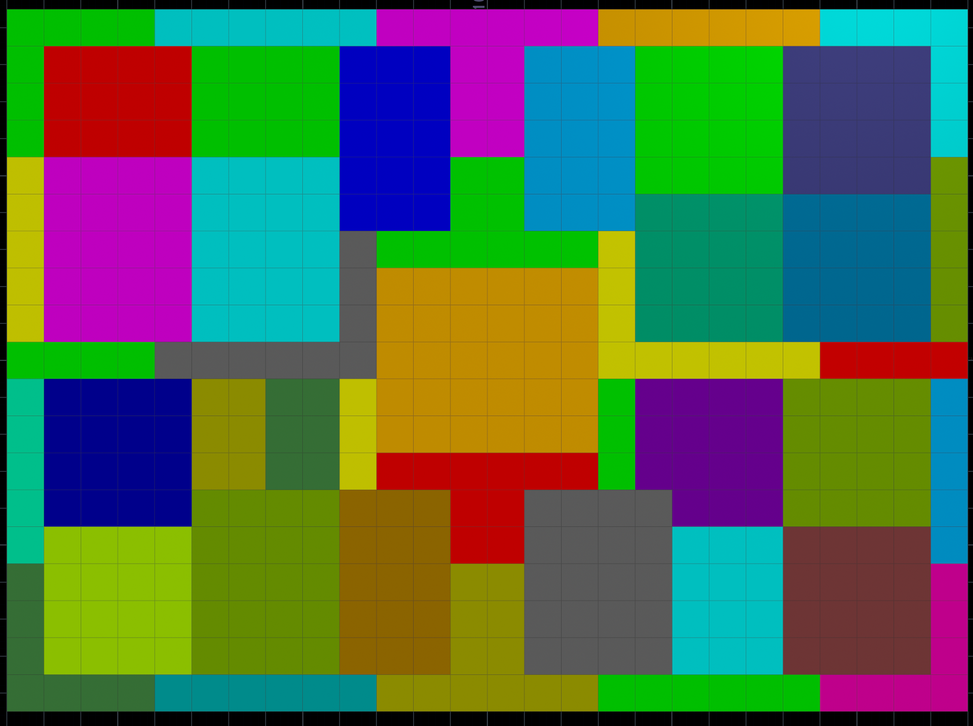
#> input picture assets/coremap_origzx.png, 973 x 726 px, shrunk from 1677 x 1251 before the run
$ python quests_to_asm.py
#> lines starting #> are read from the running program, lines starting #| are printed output that depends on the picture
#!/usr/bin/env python
"""Quest and board exporter.

Writes the two generated halves of the quest data:

    data/board.asm       the 22 room rectangles, once, shared by every quest
    data/quest_data.asm  a header and six lists per quest

The row shapes below are game/quest_structures.i, and nothing else in the
tree should be inventing them.

The board comes out of assets/coremap_origzx.png -- the room map painted in
assets/quests/quests.hipnc, one flat colour per region, 26x19 squares inside
an 11px/16px border. Rooms are rectangles; the corridor is the ring and the
cross and is not a region as far as the game is concerned, it is id 0.

    THE BOARD HALF IS NOT RIGHT YET AND data/board.asm IS NOT IN THE BUILD.

It comes out with 21 rooms and not 22, and the fault is one square. (17,13)
is painted room17's grey in the png, and /obj/heroquest_base in the .hip
agrees -- its room21 group holds 15 prims. But map-ai-parsing/work/rooms.json
records room21 as a 4x4 at (17,10), which would cover (17,13) as well, and
room17 as a 4x5 at (14,13), which already covers it. The two overlap on that
one square, so room21 measures 15, fails the "fills its bounding box" test,
and is dropped.

Exactly one of those rectangles is wrong and nothing here can say which:
give (17,13) to room21 and room17 becomes 19 squares, keep it in room17 and
room21 stays 15, and game/quest_structures.i needs every room to be a
rectangle either way. It wants checking against the printed board.

So board.asm is written but heroques.asm does not include it -- its ASSERT on
ROOM_COUNT would fail the build. It also has no SLOT/PAGE/org of its own and
would need one: room_of is built from these rectangles at boot, so unlike the
quests they have to be readable without paging.

The quests come out of assets/quests/quests_data.json, which is what
map-ai-parsing reads off the scans. That covers the map half of a quest and
all of it:

    title, staircase square, wandering monster
    doors        (x, y, north|west)
    monsters     (type, x, y)
    furniture    (kind, x, y, orientation)

and none of the half that is text rather than picture, because the quest
notes on the bottom of each page have not been transcribed:

    briefing, objective, traps, finds, triggers, and which figure is the
    NPC or the objective's target

Those get their labels and an empty list each, so the counts come out zero
and the rows can be dropped in later without moving anything. A quest with
every count at zero is legal - the party is put down on the stairs and
walking back up wins it - so the campaign is playable from this file as it
stands, it is just not yet the campaign the book describes.

Doors are canonical: every one is written as the NORTH or the WEST wall of
its square. quests_data.json already records them that way, so there is
nothing to flip here - the flip happened in map-ai-parsing/work/04_doors.py.
"""

import argparse
import json
import os
from collections import deque

import numpy as np
from PIL import Image

QUEST_HEADER = '''\
;=============================================================================
; quest_data - the quests themselves, in a bank of their own
;=============================================================================
; GENERATED by assets/quests_to_asm.py from assets/quests/quests_data.json.
; Do not edit: the map half is read off the scans by map-ai-parsing and a fix
; belongs there. The text half - briefings, traps, finds, triggers - is not
; transcribed yet and comes out as empty lists; when it is written it will
; want a source file of its own beside quests_data.json, not hand edits here.
;
; Placement:  SLOT 3, PAGE 1, org $C000 - bank 1, borrowed. Nothing here is
;             ever executed and nothing here may be read unless the bank is
;             paged in. Banks 1 and 3 are the only free ones left (0 scenes,
;             2 core, 4 card text, 5 the game, 6 music) and both are
;             contended - which costs nothing here, because a quest is read
;             once, by quest.load, and never again during play.
; Depends on: MENU_STRING from game/menus/menu_structures.i, the records in
;             game/quest_structures.i, and the MT_ ids in game/globals.asm.
; Namespace:  MODULE quest_data. The campaign is the pointer table at the
;             bottom; quest.load is the only thing that should reach in.
;
; A word of warning about who may read this bank: a scene cannot. Every scene
; is PAGE 0 at this same slot, so a quest-select menu that paged this in
; would page itself out - the trap game/items.asm describes. Whatever draws a
; title from here has to live in page 5, the way game/card_text.asm does for
; the card descriptions.
;
; Every count in a header is label arithmetic and not a literal, so a row
; added by hand cannot be added and forgotten.
;
; There is no WRAP here, though the briefings will be wrapped to 28 columns
; like card_data's descriptions are. data/card_data.asm defines that constant
; and is included first, so a second one is a duplicate-label error - and
; nothing in this file needs it at assembly time anyway, because the wrapping
; happens in the exporter, before a line is ever written.
;=============================================================================

                    SLOT 3
                    PAGE 1
                    org $C000
                    MODULE quest_data

;-----------------------------------------------------------------------------
; The titles. Uppercase, like every other title in the game - the briefings
; below are mixed case, the font has both.
;
; Keep them short: a title is drawn as one MenuString on one row, so 28
; columns is the wall.
;-----------------------------------------------------------------------------
'''

BRIEFINGS = '''
;-----------------------------------------------------------------------------
; The briefings - the parchment read out before the party goes down - are not
; here, because the quest notes on the bottom half of the pages have not been
; transcribed. Every Quest.BRIEF_STR below is 0, which the drawer reads as
; "no parchment" and skips.
;
; When they are written, they go here in the shape card_data uses - a line
; count, then that many MenuStrings, wrapped to WRAP columns at write time so
; nothing has to word-wrap at runtime:
;
;       b_q01:      db 3
;                   MENU_STRING "..."
;
; and the 0 in the header becomes b_q01.
;-----------------------------------------------------------------------------

'''

CAMPAIGN = '''
;-----------------------------------------------------------------------------
; The campaign - the order they are played in, and the only thing outside
; this file that has to know how many there are. QUEST_COUNT counts the
; table, so adding a quest is one line here and nothing else.
;-----------------------------------------------------------------------------
quests:
%(rows)s
quests_end:

QUEST_COUNT         equ (quests_end - quests) / 2

; Ten in this release. Not a limit - the table is what says how many - but a
; quest that goes missing from it, or a title written without a body behind
; it, stops the build here rather than showing up as a short campaign menu.
    ASSERT QUEST_COUNT == %(n)d

BYTES               equ quests_end - t_q01

                    ASSERT BYTES < $4000        ; it has to fit the bank
                    DISPLAY "quests: ", /D, BYTES, " bytes in bank 1"

                    ENDMODULE
'''

BOARD_W, BOARD_H = 26, 19
BORDER_X, BORDER_Y = 11, 16         # the frame around the map in the png
ROOM_CORRIDOR = 0


def read_board(path):
    """Return (ids, rooms): a 19x26 array of region ids, and the rectangles.

    A region is a run of one flat colour, 4-connected. The rectangular ones
    are rooms; the ring and the cross come out as thin or L-shaped regions
    and all collapse to ROOM_CORRIDOR.
    """
#> called with path = 'coremap_origzx.png'
    im = np.array(Image.open(path).convert("RGB")).astype(int)
    inner = im[BORDER_Y:im.shape[0] - 25, BORDER_X:im.shape[1] - 8]
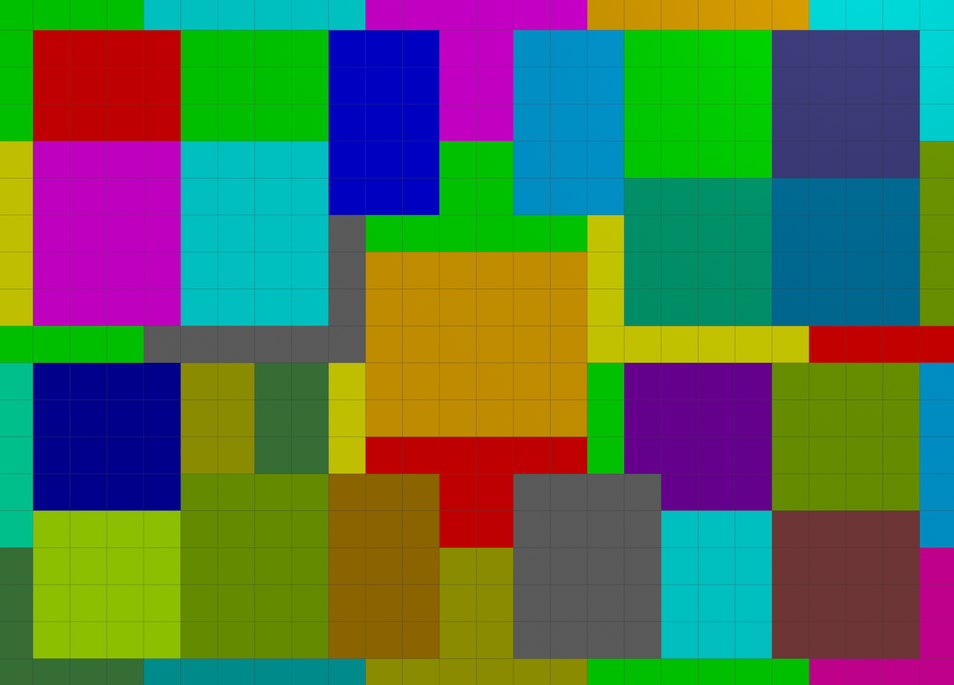
#> inner: shape (685, 954, 3) int64; mean R, G, B 83.4, 111.2, 77.7
    ch, cw = inner.shape[0] / BOARD_H, inner.shape[1] / BOARD_W
#> ch = 36.05; cw = 36.69

    cell = np.zeros((BOARD_H, BOARD_W, 3))
    for y in range(BOARD_H):
        for x in range(BOARD_W):
            py, px = int((y + 0.5) * ch), int((x + 0.5) * cw)
            patch = inner[py - 10:py + 10, px - 10:px + 10].reshape(-1, 3)
            cell[y, x] = np.median(patch, axis=0)

    lab = -np.ones((BOARD_H, BOARD_W), int)
    n = 0
    for y in range(BOARD_H):
        for x in range(BOARD_W):
            if lab[y, x] >= 0:
                continue
            q = deque([(y, x)])
            lab[y, x] = n
            while q:
                cy, cx = q.popleft()
                for dy, dx in ((1, 0), (-1, 0), (0, 1), (0, -1)):
                    ny, nx = cy + dy, cx + dx
                    if (0 <= ny < BOARD_H and 0 <= nx < BOARD_W
                            and lab[ny, nx] < 0
                            and np.abs(cell[ny, nx] - cell[cy, cx]).max() <= 25):
                        lab[ny, nx] = n
                        q.append((ny, nx))
            n += 1

    # A room is a region that FILLS its bounding box. The corridor comes out
    # as the thin strips and the L-shaped corners of the ring and the cross,
    # and every one of those fails the test - which is the whole rule.
    #
    # Anything left over that is neither is a fault in the map, not a shape
    # the game supports, so it is handed back to be complained about rather
    # than quietly rounded into a corridor.
    boxes, odd = [], []
    for i in range(n):
        ys, xs = np.where(lab == i)
        x0, y0 = xs.min(), ys.min()
        w, h = xs.max() - x0 + 1, ys.max() - y0 + 1
        if w * h == len(xs) and w > 1 and h > 1:
            boxes.append((x0, y0, w, h, len(xs), i))
        elif w > 1 and h > 1 and len(xs) >= 0.75 * w * h:
            # A bend in the corridor fills about half of its box; a room with
            # a square painted the wrong colour fills nearly all of it.
            odd.append((x0, y0, w, h, len(xs), i))

    boxes.sort(key=lambda r: (r[1], r[0]))      # reading order, top-left first
    rooms, ids = [], np.zeros((BOARD_H, BOARD_W), int)
    for n_room, (x0, y0, w, h, _, i) in enumerate(boxes, start=1):
        rooms.append((x0, y0, w, h))
        ids[lab == i] = n_room                  # 1..ROOM_COUNT, 0 = corridor
    return ids, rooms, odd


def write_board(rooms, out):
    with open(out, "w") as f:
        f.write("; board - GENERATED by assets/quests_to_asm.py, do not edit\n")
        if len(rooms) != 22:
            f.write("; \n; NOT IN THE BUILD: this is %d rooms and the game wants"
                    " 22, so the\n; ASSERT below fails. See the module docstring"
                    " in quests_to_asm.py -\n; one square, (17,13), is claimed by"
                    " two room rectangles at once.\n; \n" % len(rooms))
        f.write("rooms:\n")
        for x, y, w, h in rooms:
            f.write("                    Room {%2d, %2d, %d, %d}\n" % (x, y, w, h))
        f.write("rooms_end:\n\n")
        f.write("    ASSERT (rooms_end - rooms) / Room == ROOM_COUNT\n")


# The pack renames the base roster and adds nothing to it. Eight of the nine
# names are plain; two are the classic reskin, and one is an elimination:
# every base monster turns up in the ten maps except the Fimir, and every
# parsed type is accounted for except "abomination", so that is the Fimir.
MONSTER = {
    "goblin": "MT_GOBLIN",
    "orc": "MT_ORC",
    "abomination": "MT_FIMIR",
    "skeleton": "MT_SKELETON",
    "zombie": "MT_ZOMBIE",
    "mummy": "MT_MUMMY",
    "dread_warrior": "MT_CHAOS_WARRIOR",
    "gargoyle": "MT_GARGOYLE",
    "dread_sorcerer": "MT_CHAOS_SORCERER",
}

# "unknown" is not a monster. It is one square of quest 10's dragon lair
# artwork that came out green enough to pass step 5's test - there is no icon
# on it, and the two mummies either side of it are the real ones. Dropped
# here rather than emitted as a figure standing in the middle of a drawing.
NOT_A_MONSTER = ("unknown",)

FURNITURE = {
    "stairway": "FURN_STAIRWAY", "table": "FURN_TABLE", "throne": "FURN_THRONE",
    "bookcase": "FURN_BOOKCASE", "chest": "FURN_CHEST", "rack": "FURN_RACK",
    "weapon_rack": "FURN_WEAPON_RACK", "tomb": "FURN_TOMB",
    "alchemist_bench": "FURN_ALCHEMIST", "altar": "FURN_ALTAR",
    "bed": "FURN_BED", "cage": "FURN_CAGE", "column": "FURN_COLUMN",
    "dread_skull": "FURN_DREAD_SKULL", "forge": "FURN_FORGE",
    "loom": "FURN_LOOM", "machine": "FURN_MACHINE",
    "stone_bench": "FURN_STONE_BENCH", "tomb_sword": "FURN_TOMB_SWORD",
    "rubble": "FURN_RUBBLE", "trapdoor": "FURN_TRAPDOOR",
    "lair_art": "FURN_LAIR_ART", "barrel": "FURN_BARREL",
}

# The pool quest.load copies into. Going over is not a build error - the rows
# are legal in the bank either way - but the loader refuses the rows it has no
# room for, so it is worth saying out loud.
LIMITS = dict(doors=32, monsters=24, furniture=24, traps=12, finds=16,
              triggers=16)
MAX_MONSTERS = 32
WRAP = 28           # columns a title or a briefing line is drawn in

PAD = " " * 20


# [165 lines left out: functions canonical_shapes, orient_of, start_square, quest_rows, write_quests, not called in this run]


def main():
    ap = argparse.ArgumentParser(description=__doc__)
    ap.add_argument("--map", default="coremap_origzx.png",
                    help="the room map painted in quests/quests.hipnc")
    ap.add_argument("--board-out", default="../data/board.asm")
    ap.add_argument("--quests", default="quests/quests_data.json",
                    help="what map-ai-parsing read off the scans")
    ap.add_argument("--quest-out", default="../data/quest_data.asm")
    ap.add_argument("--sprites", default="quests/sprites/index.json",
                    help="only for the unturned footprint of each furniture kind")
    ap.add_argument("--print", action="store_true",
                    help="draw the map as # and . and stop")
    a = ap.parse_args()

    ids, rooms, odd = read_board(a.map)
    for x, y, w, h, cells, _ in odd:
        print("map fault: region at (%d,%d) is %dx%d but has %d squares - "
              "not a rectangle, so it is not a room" % (x, y, w, h, cells))
    if a.print:
        for row in ids:
            print("".join("#" if v else "." for v in row))
        print("%d rooms" % len(rooms))
        return
    write_board(rooms, a.board_out)
    print("%d rooms -> %s" % (len(rooms), a.board_out))

#> (the run stopped early here; a loop or call above may not have finished)
